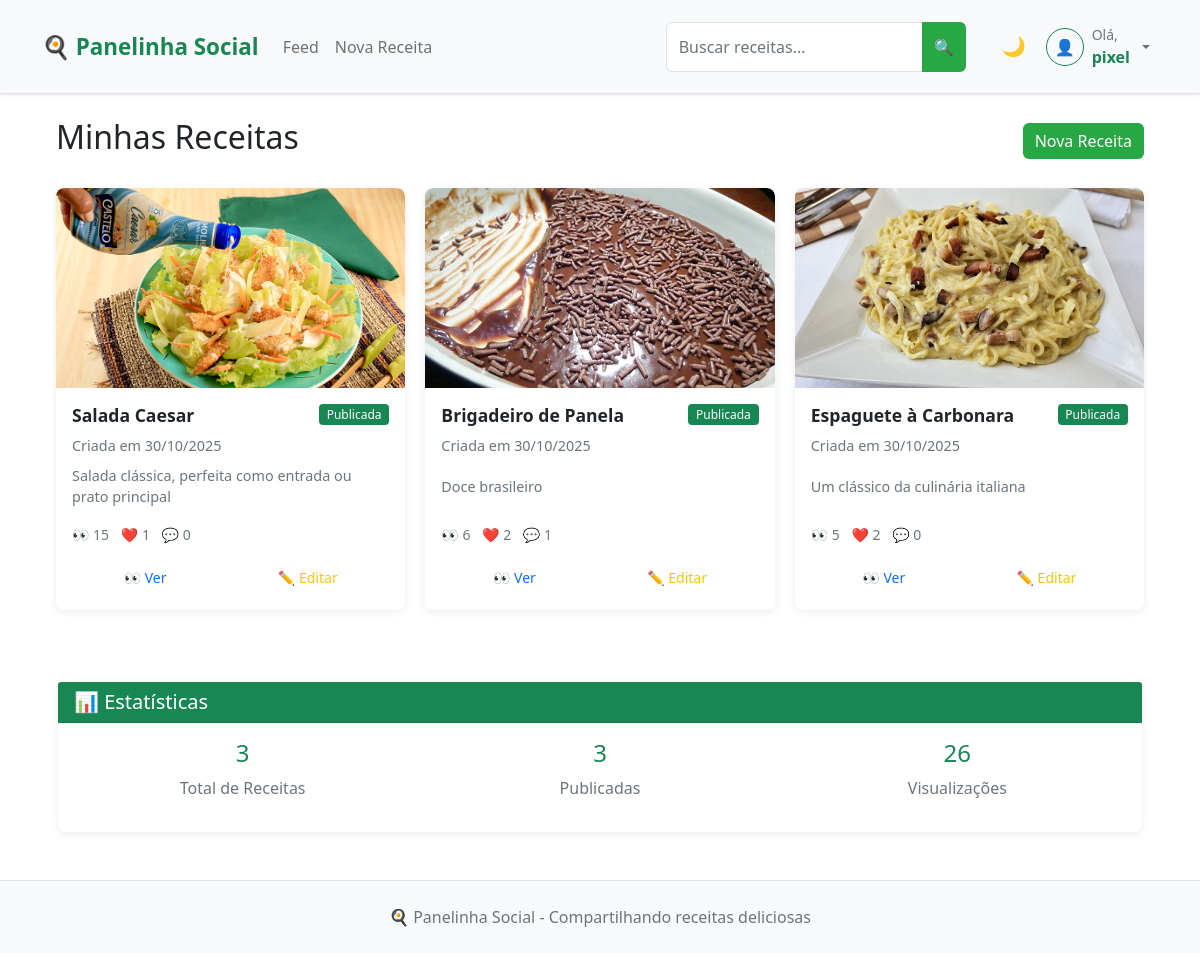
/my_recipes (signed in), run on the app's committed database.
### app.py (models this page shows, shortened)
class User(UserMixin, db.Model):
    __tablename__ = 'user'
    id = db.Column(db.Integer, primary_key=True)
    username = db.Column(db.String(64), unique=True, nullable=False, index=True)
    email = db.Column(db.String(120), unique=True, nullable=False, index=True)
    password_hash = db.Column(db.String(128))
    bio = db.Column(db.Text)
    profile_picture = db.Column(db.String(200))
    created_at = db.Column(db.DateTime, default=datetime.utcnow)
    recipes = db.relationship('Recipe', backref='author', lazy='select')
    likes = db.relationship('Like', backref='user', lazy='select')
    comments = db.relationship('Comment', backref='user', lazy='select')
    saved_recipes = db.relationship('SavedRecipe', backref='user', lazy='select')

class Recipe(db.Model):
    __tablename__ = 'recipe'
    id = db.Column(db.Integer, primary_key=True)
    title = db.Column(db.String(100), nullable=False, index=True)
    description = db.Column(db.Text)
    ingredients = db.Column(db.Text)
    steps = db.Column(db.Text)
    image = db.Column(db.String(200))
    categories = db.Column(db.String(200))
    difficulty = db.Column(db.String(20), nullable=False, default='Fácil', index=True)  # NOVO CAMPO
    is_draft = db.Column(db.Boolean, default=False, index=True)
    created_at = db.Column(db.DateTime, default=datetime.utcnow, index=True)
    updated_at = db.Column(db.DateTime, default=datetime.utcnow, onupdate=datetime.utcnow)
    views = db.Column(db.Integer, default=0, index=True)
    user_id = db.Column(db.Integer, db.ForeignKey('user.id'), nullable=False, index=True)
    likes = db.relationship('Like', backref='recipe', lazy='select')
    comments = db.relationship('Comment', backref='recipe', lazy='select')
    saved_by = db.relationship('SavedRecipe', backref='recipe', lazy='select')
    def like_count(self):
        if hasattr(self, '_like_count'):
            return self._like_count
        return len(self.likes)
    def comment_count(self):
        if hasattr(self, '_comment_count'):
            return self._comment_count
        return len(self.comments)

### app.py (the view)
@app.route('/my_recipes')
@login_required
def my_recipes():
    recipes_query = Recipe.query.filter_by(user_id=current_user.id).order_by(Recipe.created_at.desc())
    recipes = get_recipes_with_counts(recipes_query)
    return render_template('my_recipes.html', title='Minhas Receitas', recipes=recipes)

### app.py (called while the page is built)
@login_manager.user_loader
def load_user(id):
    return User.query.get(int(id))

### templates/my_recipes.html (shortened to what this page needs)
{% extends "base.html" %}
{% block content %}
<div class="container-fluid">
    <div class="row">
        <div class="col-12">
            <div class="d-flex justify-content-between align-items-center mb-4">
                <h2>Minhas Receitas</h2>
                <a href="{{ url_for('new_recipe') }}" class="btn btn-success">
                    Nova Receita
                </a>
            </div>
            {% if recipes %}
                <div class="row">
                    {% for recipe in recipes %}
                        <div class="col-xl-4 col-lg-6 col-md-6 mb-4">
                            <div class="card h-100 recipe-card">
                                <a href="{{ url_for('recipe_detail', recipe_id=recipe.id) }}" class="text-decoration-none">
                                    {% if recipe.image %}
                                        <img src="{{ url_for('static', filename='uploads/' + recipe.image) }}"
                                             class="card-img-top" alt="{{ recipe.title }}" style="height: 200px; object-fit: cover;">
                                    {% else %}
                                        <div class="card-img-top bg-light d-flex align-items-center justify-content-center"
                                             style="height: 200px;">
                                            <span class="text-muted">📷 Sem imagem</span>
                                        </div>
                                    {% endif %}
                                </a>
                                <div class="card-body d-flex flex-column">
                                    <div class="d-flex justify-content-between align-items-start mb-2">
                                        <a href="{{ url_for('recipe_detail', recipe_id=recipe.id) }}" class="text-decoration-none text-dark flex-grow-1">
                                            <h5 class="card-title mb-0">{{ recipe.title }}</h5>
                                        </a>
                                        {% if recipe.is_draft %}
                                            <span class="badge bg-warning ms-2">Rascunho</span>
                                        {% else %}
                                            <span class="badge bg-success ms-2">Publicada</span>
                                        {% endif %}
                                    </div>
                                    <p class="card-text text-muted small mb-2">
                                        Criada em {{ recipe.created_at.strftime('%d/%m/%Y') }}
                                    </p>
                                    <a href="{{ url_for('recipe_detail', recipe_id=recipe.id) }}" class="text-decoration-none text-dark flex-grow-1">
                                        <p class="card-text mb-3">
                                            {{ recipe.description[:100] }}{% if recipe.description|length > 100 %}...{% endif %}
                                        </p>
                                    </a>
                                    <div class="mt-auto">
                                        <div class="d-flex justify-content-between align-items-center mb-3">
                                            <div class="text-muted small">
                                                <span class="me-2">👀 {{ recipe.views }}</span>
                                                <span class="me-2">❤️ {{ recipe.like_count() }}</span>
                                                <span>💬 {{ recipe.comment_count() }}</span>
                                            </div>
                                        </div>
                                        <div class="d-flex justify-content-between gap-2">
                                            <a href="{{ url_for('recipe_detail', recipe_id=recipe.id) }}"
                                               class="btn btn-sm btn-outline-primary flex-fill">
                                                👀 Ver
                                            </a>
                                            <a href="{{ url_for('edit_recipe', recipe_id=recipe.id) }}"
                                               class="btn btn-sm btn-outline-warning flex-fill">
                                                ✏️ Editar
                                            </a>
                                        </div>
                                    </div>
                                </div>
                            </div>
                        </div>
                    {% endfor %}
                </div>
                <div class="row mt-5">
                    <div class="col-12">
                        <div class="card">
                            <div class="card-header bg-success text-white">
                                <h5 class="mb-0">📊 Estatísticas</h5>
                            </div>
                            <div class="card-body">
                                <div class="row text-center">
                                    <div class="col-md-4">
                                        <h4 class="text-success">{{ recipes|length }}</h4>
                                        <p class="text-muted">Total de Receitas</p>
                                    </div>
                                    <div class="col-md-4">
                                        <h4 class="text-success">{{ recipes|selectattr('is_draft', 'equalto', false)|list|length }}</h4>
                                        <p class="text-muted">Publicadas</p>
                                    </div>
                                    <div class="col-md-4">
                                        <h4 class="text-success">{{ recipes|sum(attribute='views') }}</h4>
                                        <p class="text-muted">Visualizações</p>
                                    </div>
                                </div>
                            </div>
                        </div>
                    </div>
                </div>
            {% endif %}
        </div>
    </div>
</div>
{% endblock %}

### templates/base.html (shortened to what this page needs)
<!DOCTYPE html>
<html lang="pt-br">
<head>
    <link href="https://cdn.jsdelivr.net/npm/bootstrap@5.1.3/dist/css/bootstrap.min.css" rel="stylesheet">
    <link rel="stylesheet" href="{{ url_for('static', filename='css/style.css') }}">
</head>
<body>
    <nav class="navbar navbar-expand-lg navbar-light bg-light border-bottom">
        <div class="container">
            <a class="navbar-brand fw-bold text-success" href="{{ url_for('index') }}">
                🍳 Panelinha Social
            </a>
            <div class="collapse navbar-collapse" id="navbarNav">
                <ul class="navbar-nav me-auto">
                    {% if current_user.is_authenticated %}
                        <li class="nav-item">
                            <a class="nav-link" href="{{ url_for('feed') }}">Feed</a>
                        </li>
                        <li class="nav-item">
                            <a class="nav-link" href="{{ url_for('new_recipe') }}">Nova Receita</a>
                        </li>
                    {% endif %}
                </ul>
                <form class="d-flex me-3" action="{{ url_for('search') }}" method="GET">
                    <div class="input-group" style="min-width: 250px;">
                        <input type="text"
                            name="q"
                            class="form-control"
                            placeholder="Buscar receitas..."
                            value="{{ request.args.get('q', '') }}"
                            aria-label="Buscar receitas">
                        <button class="btn btn-success" type="submit" title="Buscar receitas">
                            🔍
                        </button>
                    </div>
                </form>
                <div class="navbar-nav ms-2">
                    <button class="btn btn-outline-secondary btn-sm" id="darkModeToggle" title="Modo Noturno">
                    </button>
                </div>
                <div class="navbar-nav">
                    {% if current_user.is_authenticated %}
                        <div class="nav-item dropdown">
                            <a class="nav-link dropdown-toggle d-flex align-items-center gap-2" href="#" role="button" data-bs-toggle="dropdown">
                                <div class="position-relative">
                                    {% if current_user.profile_picture %}
                                        <img src="{{ url_for('static', filename='uploads/' + current_user.profile_picture) }}"
                                            class="rounded-circle border border-success"
                                            style="width: 38px; height: 38px; object-fit: cover;"
                                            alt="Foto de perfil">
                                    {% else %}
                                        <div class="rounded-circle bg-light d-flex align-items-center justify-content-center border border-success"
                                            style="width: 38px; height: 38px;">
                                            <span class="text-muted">👤</span>
                                        </div>
                                    {% endif %}
                                </div>
                                <div class="d-none d-lg-flex flex-column align-items-start">
                                    <span class="small text-muted">Olá,</span>
                                    <strong class="text-success">{{ current_user.username }}</strong>
                                </div>
                            </a>
                        </div>
                    {% else %}
                        <a class="nav-link" href="{{ url_for('login') }}">Entrar</a>
                        <a class="nav-link" href="{{ url_for('register') }}">Cadastrar</a>
                    {% endif %}
                </div>
            </div>
        </div>
    </nav>
    <div class="container mt-4">
        {% block content %}{% endblock %}
    </div>
    <footer class="bg-light text-center text-muted py-4 mt-5 border-top">
        <div class="container">
            <p class="mb-0">🍳 Panelinha Social - Compartilhando receitas deliciosas</p>
        </div>
    </footer>
</body>
</html>

### static/css/style.css (style rules this page uses)
:root { --primary-color: #28a745; --primary-hover: #218838; --light-bg: #f8f9fa; --card-shadow: 0 2px 8px rgba(0, 0, 0, 0.08); --card-hover-shadow: 0 4px 12px rgba(0, 0, 0, 0.12); }
* { box-sizing: border-box; }
body { background-color: var(--light-bg); font-family: system-ui, -apple-system, sans-serif; line-height: 1.5; margin: 0; padding: 0; }
.container-fluid { padding: 0 15px; }
.recipe-card { border: none; border-radius: 8px; box-shadow: var(--card-shadow); transition: box-shadow 0.2s ease; background: white; overflow: hidden; height: 100%; }
.card-img-top { border-radius: 8px 8px 0 0; height: 180px; object-fit: cover; width: 100%; }
.card-body { padding: 1rem; display: flex; flex-direction: column; height: 100%; }
.card-title { font-size: 1.1rem; font-weight: 600; margin-bottom: 0.5rem; line-height: 1.3; }
.card-text { font-size: 0.9rem; color: #6c757d; flex-grow: 1; }
.btn { border-radius: 6px; font-weight: 500; transition: all 0.15s ease; border: none; }
.btn-success { background-color: var(--primary-color); }
.btn-sm { padding: 0.375rem 0.75rem; font-size: 0.875rem; }
.row { display: flex; flex-wrap: wrap; margin: 0 -10px; }
.col-xl-4, .col-lg-6, .col-md-6 { padding: 0 10px; margin-bottom: 20px; }
.navbar { padding: 1rem 0; box-shadow: 0 1px 3px rgba(0,0,0,0.1); }
.navbar-brand { font-weight: 700; font-size: 1.4rem; }
.card { border: none; border-radius: 8px; box-shadow: var(--card-shadow); }
.badge { font-weight: 500; border-radius: 4px; font-size: 0.75rem; }
.form-control { border-radius: 6px; border: 1px solid #dee2e6; padding: 0.75rem; transition: border-color 0.15s ease; }
footer { margin-top: 3rem; padding: 2rem 0; background: white; border-top: 1px solid #dee2e6; }
@media (max-width: 1200px) { .container-fluid { padding: 0 12px; } }
img { max-width: 100%; height: auto; }
.text-muted { color: #6c757d !important; }

### templates/base.html (style rules this page uses)
:root { --bg-color: #ffffff; --text-color: #212529; --card-bg: #ffffff; --border-color: #dee2e6; --success-color: #198754; --header-bg: #f8f9fa; --ingredient-bg: #f8f9fa; --ingredient-text: #212529; }
body.loaded * { transition: all 0.3s ease; }
body { background-color: var(--bg-color); color: var(--text-color); min-height: 100vh; }
#darkModeToggle { border: none; background: transparent; font-size: 1.2em; padding: 0.375rem 0.75rem; transition: all 0.3s ease; }

### data on the page
User: username "pixel"
Recipe: image (picture), title "Salada Caesar", shows "Publicada", created_at "30/10/2025", description "Salada clássica, perfeita como entrada ou prato principal", views "15", like_count "1", comment_count "0"
Recipe: image (picture), title "Brigadeiro de Panela", is_draft "Publicada", created_at "30/10/2025", description "Doce brasileiro", views "6", like_count "2", comment_count "1"
Recipe: image (picture), title "Espaguete à Carbonara", shows "Publicada", created_at "30/10/2025", description "Um clássico da culinária italiana", views "5", like_count "2", comment_count "0"

### other printed values
{{ recipes|length }} "3"
{{ recipes|selectattr('is_draft', 'equalto', false)|list|length }} "3"
{{ recipes|sum(attribute='views') }} "26"
